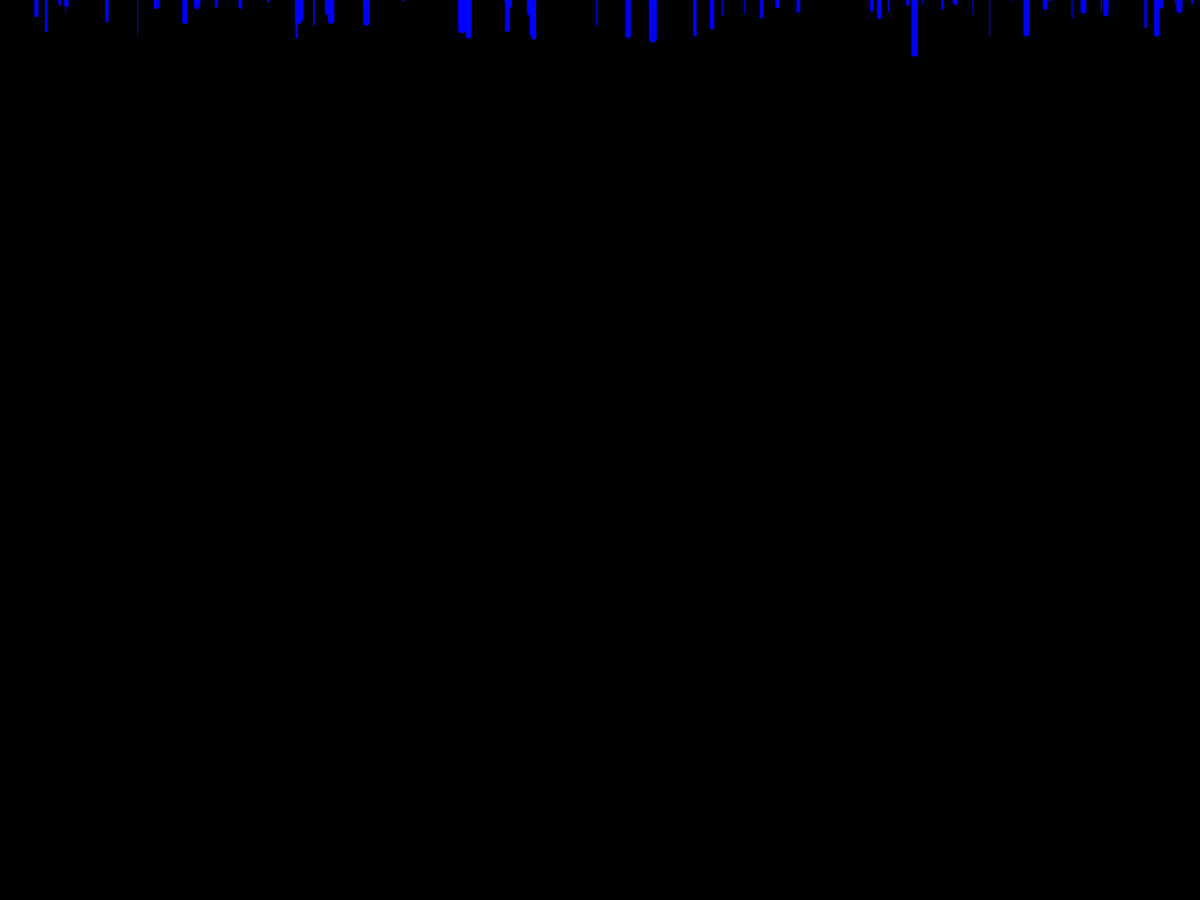
Frame 1 (no input)
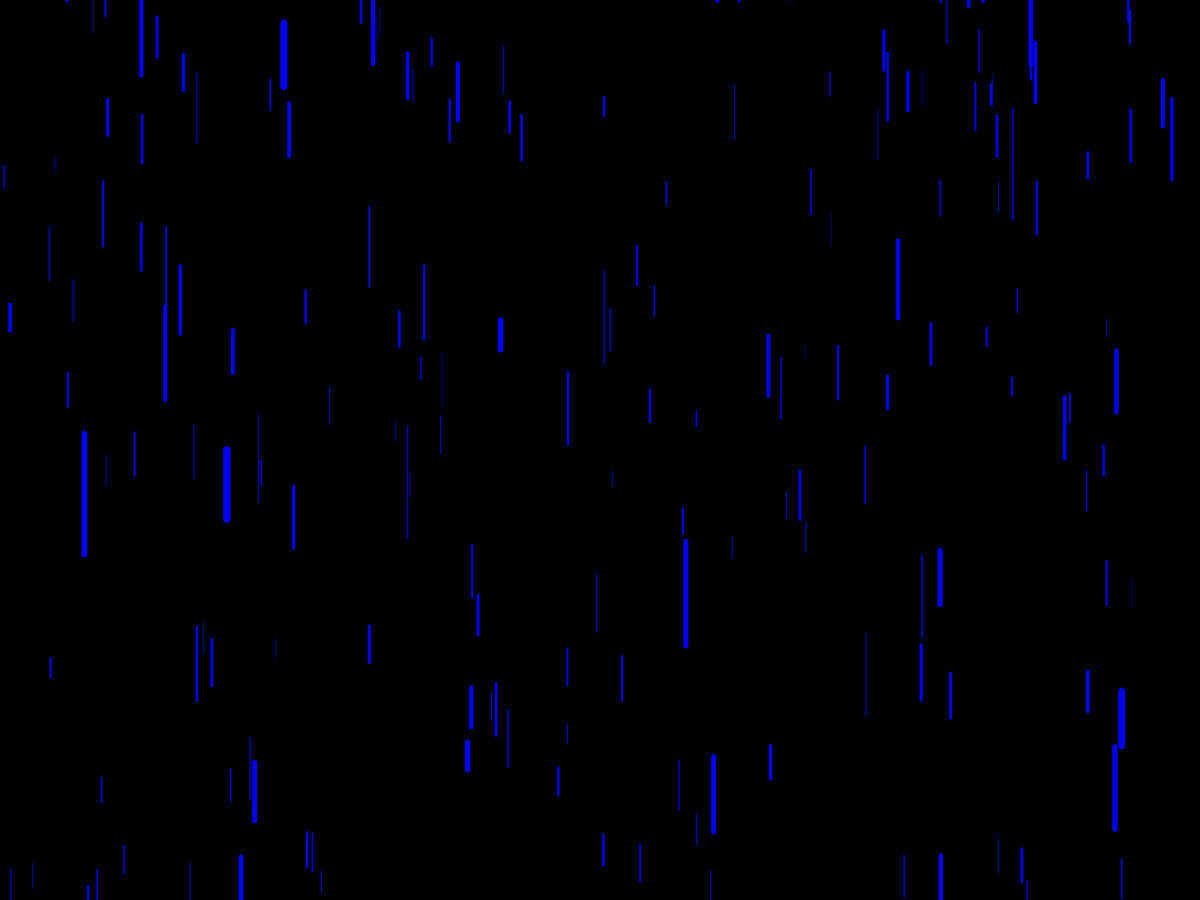
Frame 60 (the mouse pressed at the canvas centre just before this capture)
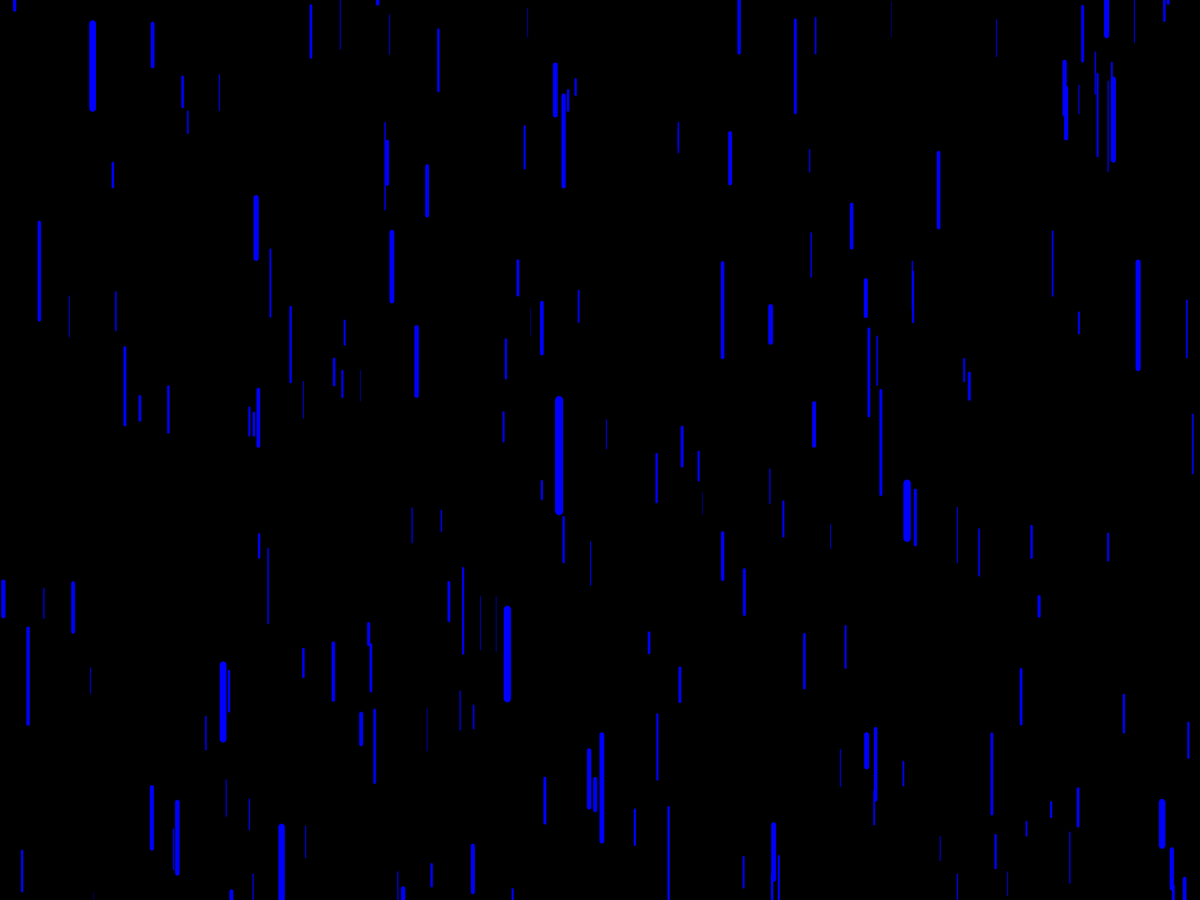
Frame 120 (the mouse held since frame 60 and released just before this capture)

The Processing sketch that drew these frames (run headless with seeded random() and noise(); from frame 60 on, the mouse is pressed at the canvas centre):

// Processing sketch: Weather
// ── Weather.pde
import java.util.Iterator;

final int fps = 30;
final float minW = 1, maxW = 10, minH = 50, maxH = 150, minZ = -10, maxZ = 10;
final float changeSpeed = 50;
int conc;
int count = 0;
int fone = 0, mode = 0, rdColor = 0, change = 0;
Integer form = new Integer(0);
int framesLeft = 0, seconds = 1;
float fr = 0, fg = 0, fb = 0;
float zoom = 1, size = 1;

class RainDrop {
  
  String author = "MalDenOl21112003";
  private float x, y, z;
  private float thick, len;
  private float r = 0, g = 0, b = 255;
  private float speed = 0.3;
  final private float depth = 0.9;
  private float px, py;
  private float size = 1;
  
  RainDrop(float x, float z, float thick, float len) {
    this.x = x;
    this.y = -len;
    this.z = z;
    this.thick = thick;
    this.len = len;
  };
  
  void go() {
    px = x;
    py = y;
    y += speed * pow(depth, z);
  };
  
  void go(float speedX, float speedY, float speedZ) {
    px = x;
    py = y;
    x += speed * speedX * pow(depth, z);
    y += speed * speedY * pow(depth, z);
    z += speed * speedZ * pow(depth, z);
  };
  
  Integer show(Integer form) {
    stroke(r, g, b);
    fill(r, g, b);
    
    float wdth = thick * pow(depth, z) * size;
    float hght = len * pow(depth, z) * size;
    float mid = (wdth + hght) / 2;
    
    float vectl, vectx, vecty;
    
    switch(form)
    {
      case 0:
        strokeWeight(wdth);
        line(x, y, x, y + hght);
        break;
      case 1:
        strokeWeight(wdth);
        line(x, y, x + hght, y);
        break;
      case 2:
        strokeWeight(wdth);
        vectx = x - px;
        vecty = y - py;
        vectl = sqrt(vectx * vectx + vecty * vecty);
        vectx *= hght / vectl;
        vecty *= hght / vectl;
        line(px, py, px + vectx, py + vecty);
        break;
      case 3:
        strokeWeight(wdth);
        vectx = x - px;
        vecty = y - py;
        vectl = sqrt(vectx * vectx + vecty * vecty);
        vectx *= hght / vectl;
        vecty *= hght / vectl;
        line(px, py, px + vecty, py + vectx);
        break;
      case 4:
        ellipse(x, y, wdth, hght);
        break;
      case 5:
        strokeWeight(mid);
        point(x, y);
        break;
      case 6:
        strokeWeight(map(mid, 0, (maxW + maxH) / 2, 0, 5));
        float cosinus = cos(radians(45));
        float sinus = sin(radians(45));
        line(x - mid / 2, y, x + mid / 2, y);
        line(x, y - mid / 2, x, y + mid / 2);
        line(x - mid / 2 * cosinus, y - mid / 2 * sinus, x + mid / 2 * cosinus, y + mid / 2 * sinus);
        line(x - mid / 2 * cosinus, y + mid / 2 * sinus, x + mid / 2 * cosinus, y - mid / 2 * sinus);
        noFill();
        strokeWeight(1);
        ellipse(x, y, mid / 4 * 3, mid / 4 * 3);
        ellipse(x, y, mid / 2, mid / 2);
        ellipse(x, y, mid / 4, mid / 4);
        break;
      default:
        form = new Integer(0);
        break;
    };
    noFill();
    return form;
  };
  
  void setColor(float r, float g, float b) {
    this.r = r;
    this.g = g;
    this.b = b;
  };
  
  void setSize(float size) {
    this.size = size;
  };
  
  float getX() {
    return x;
  };
  
  float getY() {
    return y;
  };
  
  float getZ() {
    return z;
  };
  
  float getSpeed() {
    return speed;
  };
  
  float getSize() {
    return size;
  };
};

ArrayList<RainDrop> drops = new ArrayList<RainDrop>();

void setup() {
  fullScreen();
  noCursor();
  frameRate(fps);
  
  conc = width * height / 10000;
};

void draw() {
  scale(zoom);
  custom();
  
  for(; count < conc / zoom; count++)
  {
    RainDrop drop = new RainDrop(random(0, (width - 1) / zoom), random(-maxZ / 10, maxZ), random(minW, maxW), random(minH, maxH));
    switch(rdColor)
    {
      case 0:
        drop.setColor(0, 0, 255);
        break;
      case 1:
        drop.setColor(random(0, 255), random(0, 255), random(0, 255));
        break;
      case 2:
        drop.setColor(0, 0, 0);
        break;
      case 3:
        drop.setColor(255, 255, 255);
        break;
      case 4:
      case 5:
      case 6:
      case 7:
      case 8:
        break;
      default:
        rdColor = 0;
        break;
    };
    drop.setSize(size);
    drops.add(drop);
  };
  
  for(Iterator<RainDrop> iter = drops.iterator(); iter.hasNext();)
  {
    RainDrop drop = iter.next();
    if(drop.getY() > (height - 1) / zoom || drop.getX() < 0 || drop.getX() > (width - 1) / zoom || drop.getZ() < minZ || drop.getZ() > maxZ)
    {
      iter.remove();
      count--;
    }
    tick();
    form = drop.show(form);
  };
};

void keyPressed() {
  if(key == 'B' || key == 'b')
    fone++;
  else if(key == 'M' || key == 'm')
    mode++;
  else if(key == 'C' || key == 'c')
    rdColor++;
  else if(key == 'F' || key == 'f')
    form++;
  else if(key == 'H' || key == 'h')
    change++;
};

void mousePressed() {
  if(mouseX <= width / 5 && mouseY <= height / 5
  || mouseX <= width / 5 && mouseY >= height - height / 5
  || mouseX >= width - width / 5 && mouseY <= height / 5
  || mouseX >= width - width / 5 && mouseY >= height - height / 5)
    framesLeft = frameCount;
};

void mouseReleased() {
  if(frameCount - framesLeft >= fps * seconds)
  {
    if(mouseX <= width / 5 && mouseY <= height / 5)
      fone++;
    else if(mouseX <= width / 5 && mouseY >= height - height / 5)
      mode++;
    else if(mouseX >= width - width / 5 && mouseY <= height / 5)
      rdColor++;
    else if(mouseX >= width - width / 5 && mouseY >= height - height / 5)
      form++;
  }
  framesLeft = 0;
};

void custom() {
  float a, b, c;
  
  switch(fone)
  {
    case 0:
      background(0);
      break;
    case 1:
      background(255);
      break;
    case 2:
      a = map(mouseX + mouseY, 0, width + height - 2, 0, 255);
      c = map(mouseX, 0, width - 1, 0, 255);
      b = map(mouseY, 0, height - 1, 0, 255);
      background(a, b, c);
      break;
    case 3:
      a = map(mouseX, 0, width - 1, 0, 255);
      c = map(mouseX + mouseY, 0, width + height - 2, 0, 255);
      b = map(mouseY, 0, height - 1, 0, 255);
      background(a, b, c);
      break;
    case 4:
      a = map(mouseY, 0, height - 1, 0, 255);
      c = map(mouseX, 0, width - 1, 0, 255);
      b = map(mouseX + mouseY, 0, width + height - 2, 0, 255);
      background(a, b, c);
      break;
    case 5:
      break;
    default:
      fone = 0;
      break;
  };
  
  switch(rdColor)
  {
    case 0:
    case 1:
    case 2:
    case 3:
      break;
    case 4:
      for(RainDrop drop : drops)
      {
        a = map(mouseX + mouseY, 0, width + height - 2, 0, 255);
        b = map(mouseX, 0, width - 1, 0, 255);
        c = map(mouseY, 0, height - 1, 0, 255);
        drop.setColor(a, b, c);
      }
      break;
    case 5:
      for(RainDrop drop : drops)
      {
        a = map(mouseX, 0, width - 1, 0, 255);
        b = map(mouseY, 0, height - 1, 0, 255);
        c = map(mouseX + mouseY, 0, width + height - 2, 0, 255);
        drop.setColor(a, b, c);
      }
      break;
    case 6:
      for(RainDrop drop : drops)
      {
        a = map(mouseX, 0, width - 1, 0, 255);
        b = map(mouseX + mouseY, 0, width + height - 2, 0, 255);
        c = map(mouseY, 0, height - 1, 0, 255);
        drop.setColor(a, b, c);
      }
      break;
    case 7:
      for(RainDrop drop : drops)
      {
        a = map(drop.getX(), 0, (width - 1) / zoom, 0, 255);
        b = map(drop.getY(), 0, (height - 1) / zoom, 0, 255);
        c = map(drop.getZ(), minZ, maxZ, 0, 255);
        drop.setColor(a, b, c);
      }
      break;
    case 8:
      for(RainDrop drop : drops)
        drop.setColor(random(0, 255), random(0, 255), random(0, 255));
      break;
    default:
      rdColor = 0;
      break;
  };
};

void tick() {
  float a, b, c, speed;
  
  for(RainDrop drop : drops)
    switch(mode)
    {
      case 0:
        drop.go();
        break;
      case 1:
        a = random(-1, 1);
        b = random(-1, 2);
        c = random(-1, 1) / 10;
        drop.go(a, b, c);
        break;
      case 2:
        a = map(mouseX - width / 2, -width / 2, width - 1, -1, 1);
        b = map(mouseY, 0, width - 1, 0, 2);
        c = random(-1, 1) / 10;
        drop.go(a, b, c);
        break;
      case 3:
        a = map(mouseX - drop.getX(), 0, width - 1, 0, 1);
        b = map(mouseY - drop.getY(), 0, height - 1, 0, 2);
        c = map(drop.getZ(), minZ, maxZ, -1, 1) / 100;
        drop.go(a, b, c);
        break;
      case 4:
        speed = drop.getSpeed();
        c = drop.getZ();
        b = map(mouseY, 0, width - 1, speed, speed * 5);
        speed *= b * 5;
        a = map(c, minZ, maxZ, map(mouseX, 0, width - 1, -speed * 2, speed * 2), map(mouseX, width - 1, 0, -speed, speed));
        c = map(c, minZ, maxZ, -1, 1) / 100;
        drop.go(a, b, c);
        break;
      default:
        mode = 0;
        break;
    };
};

void mouseWheel(MouseEvent event) {
  float count = event.getCount();
  switch(change)
  {
    case 0:
      zoom += count * zoom / 50;
      if(zoom <= 0 || zoom >= 20)
        zoom = 1;
      break;
    case 1:
      size = size + count * size / 10;
      if(size <= 0 || size >= 100)
        size = 1;
      for(RainDrop drop : drops)
        drop.setSize(size);
      break;
    default:
      change = 0;
      break;
  };
};
